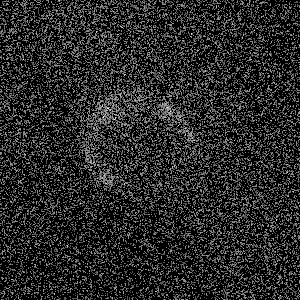
#> input picture Lab3/Question 3/noisy2.tif, 300 x 300 px
$ python noisy2.py
#> lines starting #> are read from the running program, lines starting #| are printed output that depends on the picture; after the words box and inside, x2 and y2 are one past the last pixel; in counts of white or black regions, pixels touching at a corner belong together
import numpy as np
import cv2
from matplotlib import pyplot as plt
import scipy.ndimage
from pylab import array, plot, show, axis, arange, figure, uint8

img2 = cv2.imread('noisy2.tif', 0)
#> img2 is the input picture: shape (300, 300); min 0, max 255, mean 41.4

Mblur=cv2.medianBlur(img2, 25)
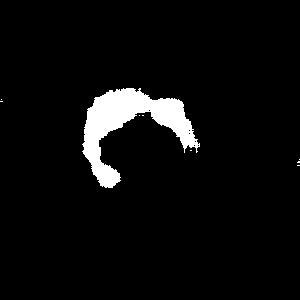
#> Mblur: shape (300, 300); values 0 (black) and 87 (white), 4.8% white; 9 white regions (8 under 20 px), largest, box (x1, y1, x2, y2) and area: (82, 88, 200, 188) 4318

cv2.imwrite('Noisy 2 Median.jpg',Mblur)

img=cv2.imread('Noisy 2 Median.jpg', 0)
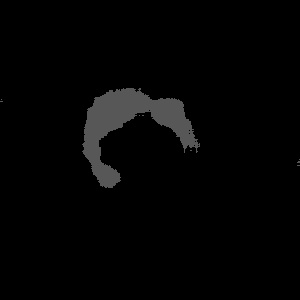
#> img: shape (300, 300); min 0, max 93, mean 4.2
rows, cols = img.shape
#> rows = 300; cols = 300
print('Image Loaded (' + str(rows) + ' x ' + str(cols) + ')')
#| Image Loaded (300 x 300)

freq_ = np.fft.fft2(np.float32(img))
freq = np.fft.fftshift(freq_)
print(freq.shape)
#| (300, 300)
cv2.imwrite('spectrum.jpg', 10*np.log(np.abs(freq)))
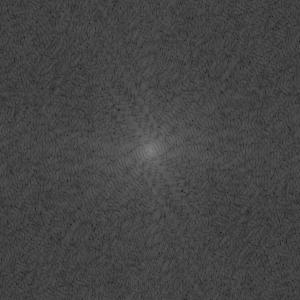
#> saved as spectrum.jpg: shape (300, 300); min 22, max 128, mean 68.7

#Gaussian Mask
mask = np.zeros((rows,cols), np.float32)
for i in xrange(0,rows):
  for j in xrange(0,cols):
    if ((i-rows/2)**2 + (j-cols/2)**2) <= 100 ** 2:
      mask[i,j] = 1.0
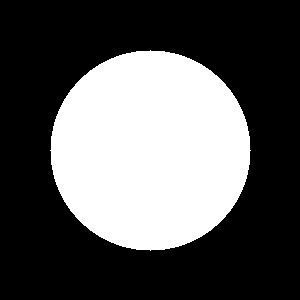
#> mask: shape (300, 300) float32; values 0 (black) and 1 (white), 34.9% white; 1 white region, box (x1, y1, x2, y2) and area: (50, 50, 251, 251) 31417
mask = scipy.ndimage.filters.gaussian_filter(mask, 20)
cv2.imwrite('mask.jpg', mask * 255)
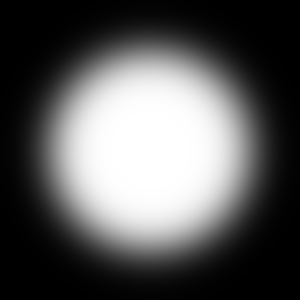
#> saved as mask.jpg: shape (300, 300); min 0, max 255, mean 89

# Low Pass Filter
freq_m = np.fft.ifftshift(freq * mask)
img_back = np.fft.ifft2(freq_m)
img_back = np.absolute(img_back)
cv2.imwrite('Gaussian low pass.jpg', img_back)

# Increasing contrast
maxIntensity = 255.0 # depends on dtype of image data
x = arange(maxIntensity)

# Parameters for manipulating image data
phi = 1
theta = 1

# Increase intensity such that
# dark pixels become much brighter,
# bright pixels become slightly bright

newImage0 = (maxIntensity+450)*(img_back/(maxIntensity))
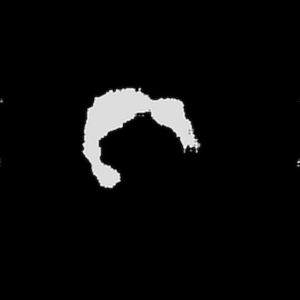
#> newImage0: shape (300, 300) float64; min 2.42e-10, max 277.4, mean 11.8; drawn with min black and max white
newImage0 = array(newImage0,dtype=uint8)

cv2.imwrite('Brighter GLPF.jpg',newImage0)
